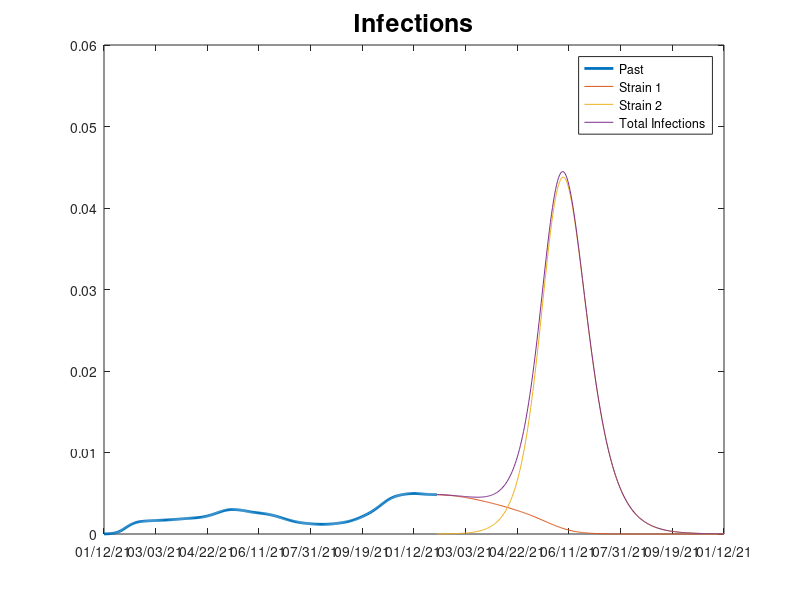

MATLAB code to generate this figure:
%% SIR model of emergence of a new virus variant

% As in this week's lab, we will model the future (this time without any
% vaccinations) beginning with initial conditions taken from the end of our
% previous simulations of the outbreak so far in California.

%% Block 1 - Annotation of populations for SIR model, and load data

% Populations:
% 1: Susceptible
% 2: Infected (variant 1)
% 3: Infected (variant 2) % Load California data
% 4: Recovered

%% Block 2 - Simulate the course of the outbreak so far

load('CA_COVID_data_2021-01-12.mat','CA_data')

% Set up parameters for our California model
g=0.167;  % This would be a recovery time of about 6 days

b_to_g_ratio=@(t) interp1(CA_data.time,CA_data.b_over_g_ratio,t);
bBefore = @(t) b_to_g_ratio(t)*g;  % transmission rate as a function of time, for modeling the past

% Define the differential equations
tspanBefore = 0:322;
dyBefore = @(t,y) [-bBefore(t)*y(1)*y(2);  
    bBefore(t)*y(1)*y(2) - g*y(2); 
    g*y(2)];

%Define the initial conditions and solve the differential equations
frac0=9e-6;
y0Before = [1-frac0 frac0 0]; % [S I R]

[tBefore,yBefore] = ode45(dyBefore,tspanBefore,y0Before);

%% Block 3 - Rate constants for modeling the past
b1= 0.1911;
b2= (1.56*b1);
g=0.167;   % recovery rate - we will use this same recovery rate for all versions of our model

%% Block 4 - Rate constants for modeling the past
tspan = 322:600;  % the units of time will be days, since the approximate beginning of the outbreak in California
dates = datenum('2020-02-25') + tspan;
dy = @(t,y) [-(b1*y(2)+b2*y(3))*y(1);     % S
    b1*y(2)*y(1) - (g*y(2));              % I1
    b2*y(3)*y(1) - (g*y(3)) ;              % I2
    g*(y(2)+y(3))];             % R

%% Block 5 - Define the initial conditions and solve the differential equations
% Define the initial conditions
frac0NewStrain=1e-5;
y0 = [yBefore(end,1)-frac0NewStrain yBefore(end,2) frac0NewStrain yBefore(end,3)]; % [S I1 I2 R]

% Solve the differential equations
[t,y] = ode45(dy,tspan,y0);

%% Block 6 - Plot the results
plot(tBefore,yBefore(:,2),'LineWidth',2); hold on;
plot(t,y(:,2:3));
plot(t,y(:,2)+y(:,3));
ylim([0 0.06]);
legend({'Past','Strain 1','Strain 2','Total Infections'});
set(gca,'XTick',0:50:max(tspan));
set(gca,'XTickLabel',datestr(dates(1:50:length(dates)),'mm/dd/yy'));
title('Infections','FontSize',18);
